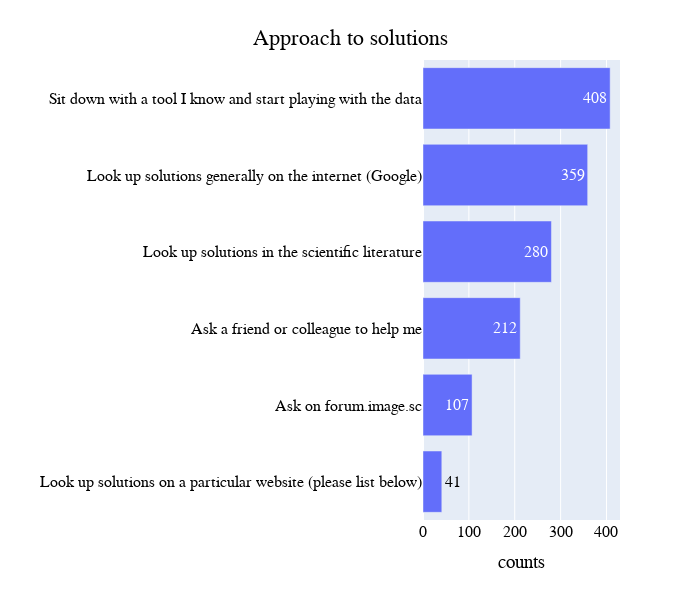

The cell this chart's notebook holds for it:
### Markdown cell above
### Ways people analyze data

### Code cell
barchart_horizontal(data["Approach to solutions"], title='Approach to solutions')

### Figure 1 — Plotly figure (JSON) as saved in the notebook; plotly's stock layout.template omitted (floating-point values rounded to 4 significant figures)
{"data": [{"alignmentgroup": "True", "hovertemplate": "counts=%{x}<br>=%{y}<extra></extra>", "legendgroup": "", "marker": {"color": "#636efa", "pattern": {"shape": ""}}, "name": "", "offsetgroup": "", "orientation": "h", "showlegend": false, "textposition": "auto", "texttemplate": "%{x}", "type": "bar", "x": [359, 408, 41, 107, 280, 212], "xaxis": "x", "y": ["Look up solutions generally on the internet (Google)", "Sit down with a tool I know and start playing with the data", "Look up solutions on a particular website (please list below)", "Ask on forum.image.sc", "Look up solutions in the scientific literature", "Ask a friend or colleague to help me"], "yaxis": "y"}], "layout": {"barmode": "relative", "font": {"color": "Black", "family": "Helvetica", "size": 16}, "height": 600, "legend": {"font": {"color": "Black", "size": 16}, "title": {"font": {"family": "Helvetica"}}, "tracegroupgap": 0}, "margin": {"t": 60}, "title": {"text": "Approach to solutions", "x": 0.5, "y": 0.95}, "width": 700, "xaxis": {"anchor": "y", "domain": [0, 1], "title": {"text": "counts"}}, "yaxis": {"anchor": "x", "categoryorder": "total ascending", "domain": [0, 1], "title": {"text": ""}}}}
